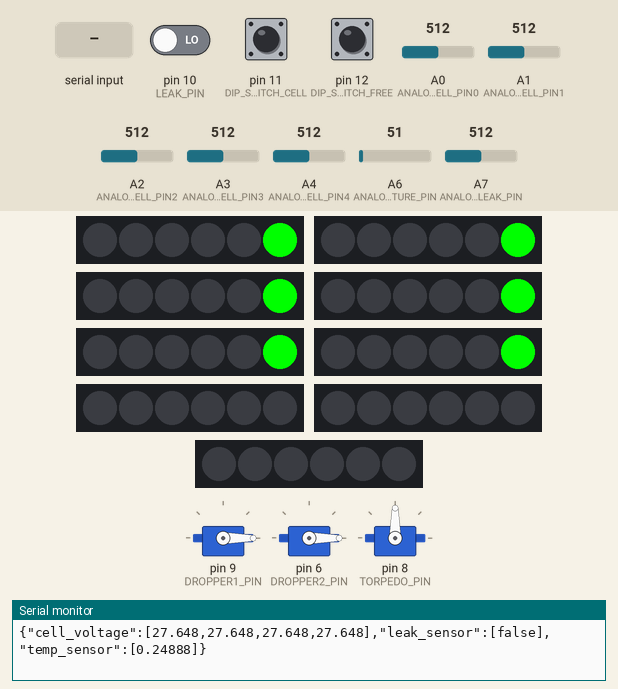
Recording of a sketch running on a simulated Arduino Nano, built with avr-gcc and run on an emulated ATmega328P. Parts: 3 × servo, 9 × 6 RGB LEDs in strip order, left to right, the last lines printed to the serial monitor. The test bench sets the inputs (shaded band); at power-on: pin 11 (DIP_SWITCH_CELL) LOW, pin 10 (LEAK_PIN) LOW, pin 12 (DIP_SWITCH_FREE) LOW, A0 (ANALOG_CELL_PIN0) = 512, A1 (ANALOG_CELL_PIN1) = 512, A2 (ANALOG_CELL_PIN2) = 512, A3 (ANALOG_CELL_PIN3) = 512, A4 (ANALOG_CELL_PIN4) = 512, A6 (ANALOG_TEMPERATURE_PIN) = 51, A7 (ANALOG_LEAK_PIN) = 512. Dim RGB values are drawn brighter than linear.

Above: at 1.6 s.
1.7 s: pin 11 (DIP_SWITCH_CELL) pulled HIGH for 1 s
At 3.8 s:
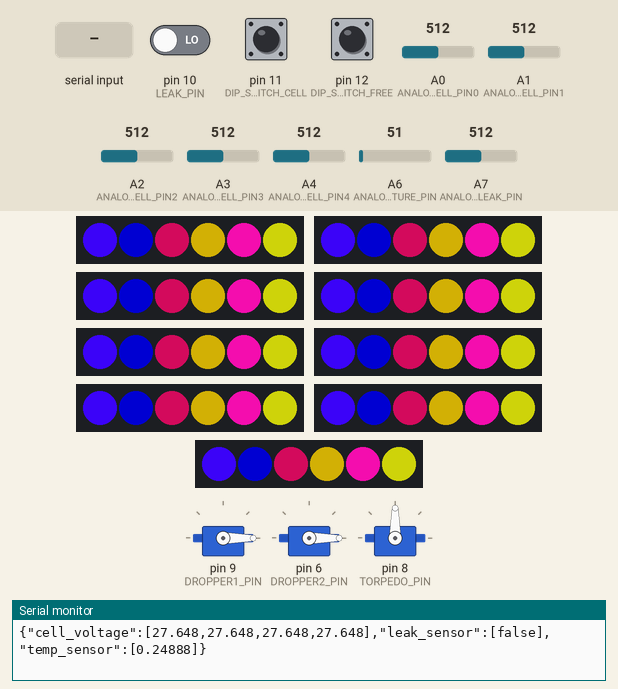
7.1 s: pin 10 (LEAK_PIN) driven HIGH
11.5 s: "dropper 1\n" received over Serial
At 13.5 s:
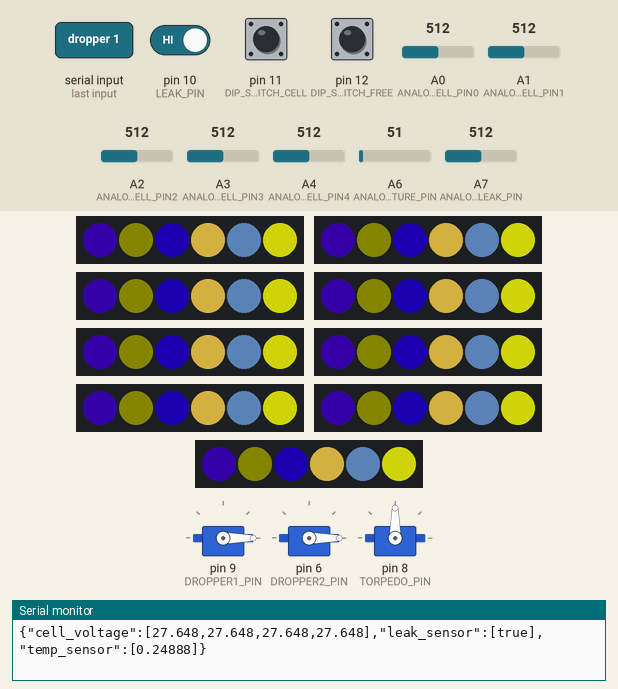
15.3 s: "dropper 2\n" received over Serial
19.2 s: "torpedo\n" received over Serial
At 21.3 s:
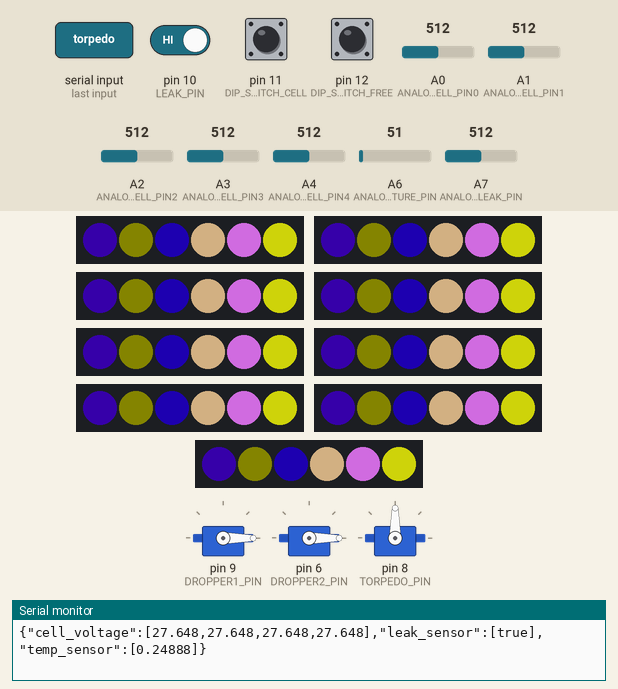
23.2 s: "1\n" received over Serial
At 25.5 s:
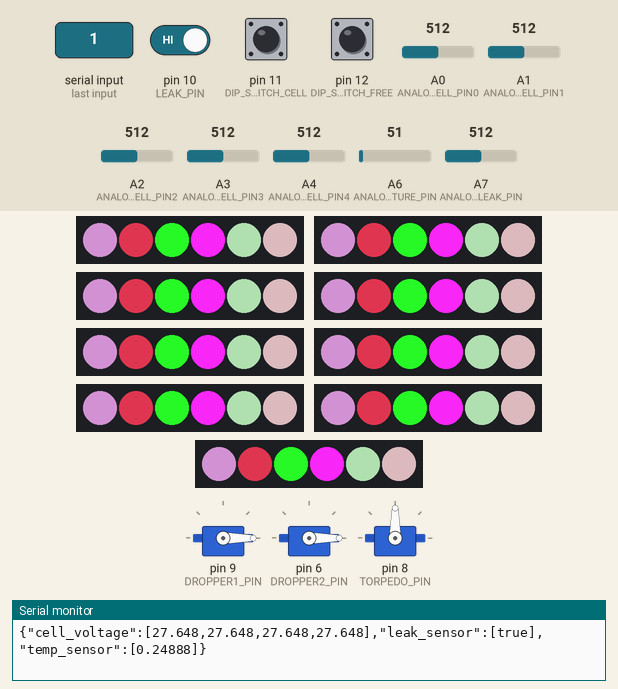
Timing chart, 0 to 27.3 s (numbered marks = the images above; inputs shaded):
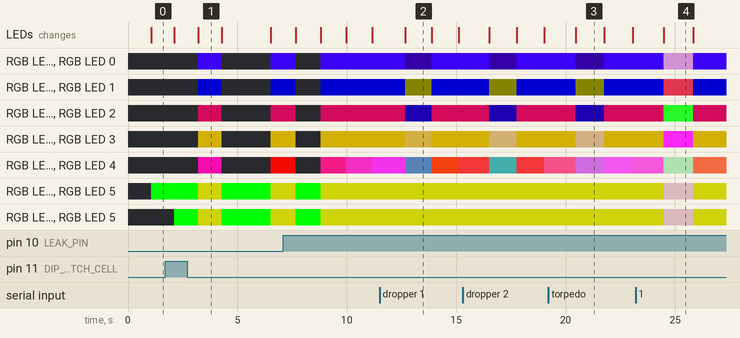

The sketch:

pcb_pod.ino
```cpp
/**
  * @autor: Laurie B.
  * @date: 21-03-2021
  *
  * @brief: PCB POD sensor/actuator management
  **/
#include <FastLED.h>
#include <ArduinoJson.h>
#include <Servo.h>
#include <ArduinoJson.h>

/* Defines */
#define DROPPER1_PIN            9
#define DROPPER2_PIN            6
#define TORPEDO_PIN             8
#define DIP_SWITCH_CELL         11
#define DIP_SWITCH_FREE         12 // NOT USED
#define LED_PIN                 7
#define LEAK_PIN                10

#define ANALOG_CELL_PIN0        A0
#define ANALOG_CELL_PIN1        A1
#define ANALOG_CELL_PIN2        A2
#define ANALOG_CELL_PIN3        A3
#define ANALOG_CELL_PIN4        A4
#define ANALOG_TEMPERATURE_PIN  A6
#define ANALOG_LEAK_PIN         A7  //NOT USED

#define NUM_LEDS                6
#define YELLOW                  1
#define GREEN                   2
#define RED                     3
#define CONV_FACTOR1            0.00488
#define CONV_FACTOR2            0.054
#define REPEL_POS               180
#define ATTRACT_POS             0
#define DOC_CAPACITY            200

/**
  * @info: Limit voltage values to determine if cells are charged or discharged
  * https://confluence.asuqtr.com/display/SUBUQTR/PCB+Pod+Specifications (Battery cell monitoring section)
  **/
#define VOLT_4S_C1              61
#define VOLT_4S_C2              121
#define VOLT_4S_C3              182
#define VOLT_4S_C4              242

#define VOLT_5S_C1              553
#define VOLT_5S_C2              100
#define VOLT_5S_C3              151
#define VOLT_5S_C4              201
#define VOLT_5S_C5              252

/* Global Variables */
Servo dropper1; //servo obj
Servo dropper2;
Servo torpedo;


/** @Brief: Arduino pins nitialization  **/
void initPin(){
  /* DIGITAL PIN */
  pinMode(LEAK_PIN,INPUT);
  pinMode(DIP_SWITCH_CELL,INPUT);
  pinMode(DIP_SWITCH_FREE,INPUT);
  pinMode(LED_PIN,OUTPUT);

  servoInit();
}

/** @Brief: Servo motors initialization
  *
  * @detail: Initial position for dropper = 0 degree
  * @detail: Initial position for torpedo = 90 degree
  **/
void servoInit() {
  int initial_dropper_pos = 0;
  int initial_torpedo_pos = 90;
  dropper1.attach(DROPPER1_PIN); //attaches the servo on pin 9 to the servo obj
  dropper2.attach(DROPPER2_PIN);
  torpedo.attach(TORPEDO_PIN);

  /* Init dropper position to 0 degree */
  dropper1.write(initial_dropper_pos);
  dropper2.write(initial_dropper_pos);
  torpedo.write(initial_torpedo_pos);
}

/** @Brief: get digital & analog input values
  * @param[in, out]: batteries cells values [0,4]
  * @param: temperature values
  * @param: leak values
  * @param: dipSwitchCell
  * @param: dipSwitchFree
  * @param: leakState
  **/
void readPin(int *val0, int *val1, int *val2, int *val3, int *val4, int *tempVal, int *leakVal,
             int *dipSwitchFree, int *dipSwitchCell, bool *leakState){
  /* DIGITAL PIN */
  *leakState = digitalRead(LEAK_PIN);
  *dipSwitchCell = digitalRead(DIP_SWITCH_CELL);
  *dipSwitchFree = digitalRead(DIP_SWITCH_FREE);
  /* ANALOG PIN */
  *val0 = analogRead(ANALOG_CELL_PIN0);  // read the input pin
  *val1 = analogRead(ANALOG_CELL_PIN1);
  *val2 = analogRead(ANALOG_CELL_PIN2);
  *val3 = analogRead(ANALOG_CELL_PIN3);
  *val4 = analogRead(ANALOG_CELL_PIN4);
  *tempVal = analogRead(ANALOG_TEMPERATURE_PIN);
  *leakVal = analogRead(ANALOG_LEAK_PIN);  //not used
}

/** @Brief: Convert analogic values to tension values
  * @param: batteries cells values [0,4]
  * @param: temperature values
  **/
void conversionToVoltage(int *val0, int *val1, int *val2, int *val3, int *val4, int *tempVal, float *cell0,
                         float *cell1, float *cell2, float *cell3, float *cell4, float *tempVolt){
  // bin to voltage battery_cell
  *cell0 = *val0*CONV_FACTOR1;
  *cell1 = *val1*CONV_FACTOR2;
  *cell2 = *val2*CONV_FACTOR2;
  *cell3 = *val3*CONV_FACTOR2;
  *cell4 = *val4*CONV_FACTOR2;
  /* bin to voltage thermistor */
  *tempVolt = *tempVal*CONV_FACTOR1;
}

/** @Brief: Serialized data to send to ROS network
  * @param: batteries cells values [0,4]
  * @param: temperature values
  * @param: leak values
  * @param: dipSwitchCell
  *
  * @detail: frame data: {"cell_voltage": "[float array]", "leak_sensor": "bool", "temp_sensor": "float"\n}
  **/
void jsonSerial(float *cell0, float *cell1, float *cell2, float *cell3, float *cell4, float *tempVolt,
                bool *leakState, int *dipSwitchCell){
  int array_size = 0;
  if(dipSwitchCell){
    array_size = 5;
  }
  else{
    array_size = 4;
  }
  const size_t capacity = 2*JSON_ARRAY_SIZE(1) + JSON_ARRAY_SIZE(array_size) + JSON_OBJECT_SIZE(3);
  DynamicJsonDocument data(capacity);

  JsonArray cell_voltage = data.createNestedArray("cell_voltage");
  if(*dipSwitchCell){
    cell_voltage.add(*cell0);
  }
  cell_voltage.add(*cell1);
  cell_voltage.add(*cell2);
  cell_voltage.add(*cell3);
  cell_voltage.add(*cell4);

  JsonArray leak_sensor = data.createNestedArray("leak_sensor");
  leak_sensor.add(*leakState);

  JsonArray temp_sensor = data.createNestedArray("temp_sensor");
  temp_sensor.add(*tempVolt);

  serializeJson(data, Serial);
  Serial.println("\n");
}

/** @Brief: deserialized commands from ROS network
  *
  * @detail: frame data: {"pod actuator": "...", "actuator cmd": "..."}
  **/
void deserialization(){
  /* allocate json doc */
  DynamicJsonDocument doc(DOC_CAPACITY);

  /* Deserialize the JSON doc */
  DeserializationError error = deserializeJson(doc, Serial);

  if(error){
    return;
  }
  String pod_actuator = doc["pod actuator"];
  int actuator_pos = doc["actuator cmd"];
  if (pod_actuator == "dropper 1") {
    int dropper1_pos = doc["actuator cmd"];
    dropperPosition(&pod_actuator, &dropper1_pos);
  }
  if (pod_actuator == "dropper 2") {
    int dropper2_pos = doc["actuator cmd"];
    dropperPosition(&pod_actuator, &dropper2_pos);
  }
  if (pod_actuator == "torpedo") {
    int torpedo_pos = doc["actuator cmd"];
    torpedoPosition(&torpedo_pos);
  }
}

/** @Brief: get LED color based on sensors status
  * @param: batteries cells values [0,4]
  * @param: temperature values
  * @param: leak values
  * @param: dipSwitchCell
  * @param: LED color
  **/
void getLedColor(int *val0, int *val1, int *val2, int *val3, int *val4, int *tempVal,
                 int *dipSwitchCell, bool *leakState, int *color){
  /*warning message: T>75°, T<-40, no signal or water*/
  if(*leakState || *tempVal>=912 || *tempVal<=33){
    *color = YELLOW;
  }else{           //BATTERY CHARGE
    /* Sw1 ON ---- 5S */
    if(*dipSwitchCell){
      /* DISCHARGE */
      if(*val0>VOLT_5S_C1 && *val1>VOLT_5S_C2 && *val2>VOLT_5S_C3 && *val3>VOLT_5S_C4 && *val4>VOLT_5S_C5){
        *color = GREEN;
      }
      /* CHARGE */
      else{
        *color = RED;
      }
    }else{       //Sw1 OFF ---- 4S
      /* DISCHARGE */
      if(*val1 > VOLT_4S_C1 && *val2>VOLT_4S_C2 && *val3>VOLT_4S_C3 && *val4>VOLT_4S_C4){
        *color = GREEN;
      }
       /* CHARGE */
      else{
        *color = RED;
      }
    }
  }
}

/** @Brief: turn strip LED ON with a specific color
  * @param: led color
  *
  * @detail: yellow = Temp/leak warning
  * @detail: red = batteries discharged
  * @detail: green = batteries charged
  *
  * @info: CRGB leds[NUM_LEDS] and FastLED.addLeds<WS2812, LED_PIN, GRB>(leds, NUM_LEDS)
  *        lines are repeated because when they are declared in the beggining of the void
  *        function OR the for loop, some anomalies are observed for the strip LED: some
  *        leds are blinking instead of showing a constant light.
  **/
void light(int *color){
  for (int i = 0; i <= 5; i++){
    if(*color == YELLOW){
      CRGB leds[NUM_LEDS];
      FastLED.addLeds<WS2812, LED_PIN, GRB>(leds, NUM_LEDS);
      leds[i] = CRGB (85, 45, 0);
    }
    else if(*color == GREEN){
      CRGB leds[NUM_LEDS];
      FastLED.addLeds<WS2812, LED_PIN, GRB>(leds, NUM_LEDS);
      leds[i] = CRGB ( 0, 255, 0);
    }
    else{
      CRGB leds[NUM_LEDS];
      FastLED.addLeds<WS2812, LED_PIN, GRB>(leds, NUM_LEDS);
      leds[i] = CRGB ( 255, 0, 0);
    }
    FastLED.show();
  }
}

/** @Brief: allows dropper release based
  *         on a serial command from ROS network
  * @param: dropper servo number
  * @param: dropper servo position command
  *
  * @detail: no release position = 0 degrees
  * @detail: release position = 180 degrees
  **/
void dropperPosition(String* dropper, int* dropper_pos) {
  if (*dropper == "dropper 1") {
    dropper1.write(*dropper_pos);
  }
  if (*dropper == "dropper 2") {
    dropper2.write(*dropper_pos);
  }
}

/** @Brief: allows torpedo release based
  *         on a serial command from ROS network
  * @param: torpedo servo position command
  *
  * @detail: neutral position = 90 degrees
  * @detail: torpedo 1 released = 80 degrees
  * @detail: torpedo 2 released = 100 degrees
  **/
void torpedoPosition(int* torpedo_pos) {
  torpedo.write(*torpedo_pos);
}

void setup() {
  Serial.begin(9600);
  initPin();
}

/* @info: sw0 & leakV are declared but not used */
void loop() {
  int v0, v1, v2, v3, v4, temp0, leakV, sw0, sw1, colors = 0;
  float c0, c1, c2, c3, c4, temp1 = 0;
  bool leakS = NULL;

  readPin(&v0, &v1, &v2, &v3, &v4, &temp0, &leakV, &sw0, &sw1, &leakS);
  conversionToVoltage(&v0, &v1, &v2, &v3, &v4, &temp0, &c0, &c1, &c2, &c3, &c4, &temp1);
  jsonSerial(&c0, &c1, &c2, &c3, &c4, &temp1, &leakS, &sw1);
  deserialization();
  getLedColor(&v0, &v1, &v2, &v3, &v4, &temp0, &sw1, &leakS, &colors);
  light(&colors);
}
```

Measured:
- after the input at 1.7 s, the LEDs: first differ from a run without the input after 1.5 s (image 1)
- after the input at 11.5 s, the LEDs: change after 1.2 s (image 2)
- after the input at 19.2 s, the LEDs: change after 1.3 s (image 3)
- after the input at 23.2 s, the LEDs: change after 1.3 s (image 4)
